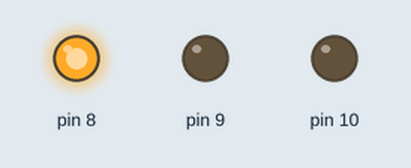
This sketch was run on a simulated Arduino Uno, built with avr-gcc and run on an emulated ATmega328P. On the bench: output pins drawn as LEDs (lit = HIGH).

Above: at 0.2 s.
At 1.2 s:
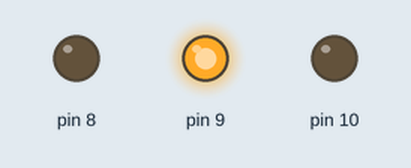
At 2.2 s:
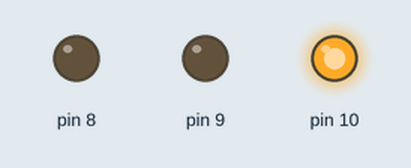
At 5.7 s:
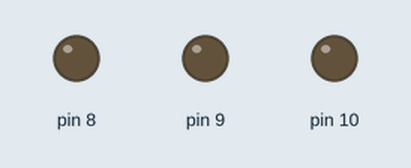
Timing chart, 0 to 6.9 s (numbered marks = the images above):
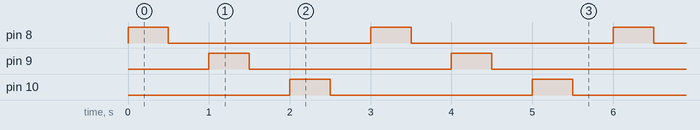

The sketch:

video-2.ino
```cpp
//Se enciende uno y cuando se apaga se enciende otro asi en bucle.
void setup()
{
    pinMode(8,OUTPUT);
    pinMode(9,OUTPUT);
    pinMode(10,OUTPUT);
}
void loop()
{
    digitalWrite(8,HIGH);
    delay(500);
    digitalWrite(8,LOW);
    delay(500);
    digitalWrite(9,HIGH);
    delay(500);
    digitalWrite(9,LOW);
    delay(500);
    digitalWrite(10,HIGH);
    delay(500);
    digitalWrite(10,LOW);
    delay(500);
}
```

Measured:
- by itself, pin 8–10: alternates HIGH for 0.50 s and LOW for 2.5 s
- by itself, everything shown: repeats every 3.0 s, in 6 steps
